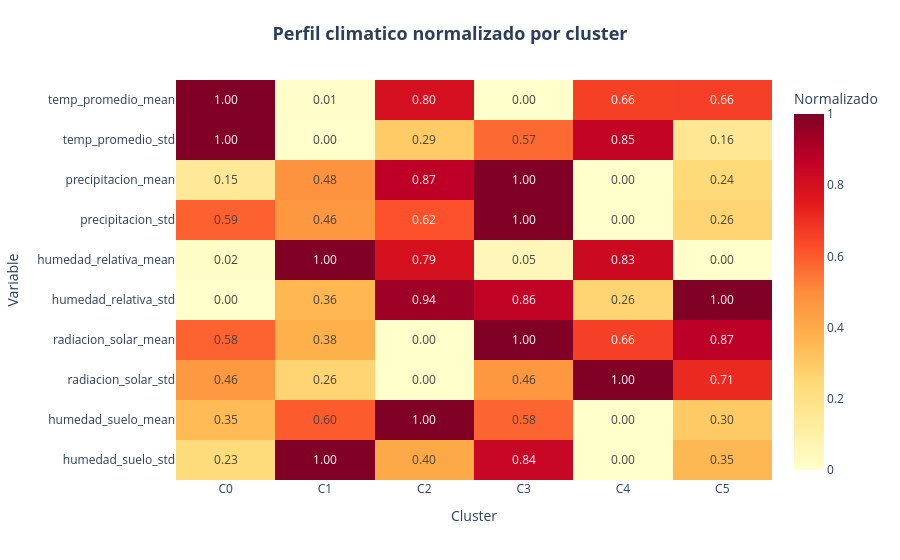

Notebook code for this chart:
### Markdown cell above
### A.3 Gráficos complementarios (clima y producción por cluster)

### Code cell
# ====================================================================
# Heatmap de centroides climaticos por cluster
# ====================================================================
cent_zona = zonas.groupby("cluster")[FEATURES_ZONA].mean()
cent_zona_norm = (cent_zona - cent_zona.min()) / (cent_zona.max() - cent_zona.min() + 1e-9)

fig_heat_zona = px.imshow(
    cent_zona_norm.T, text_auto=".2f", color_continuous_scale="YlOrRd", aspect="auto",
    labels=dict(x="Cluster", y="Variable", color="Normalizado"),
    x=[f"C{i}" for i in cent_zona.index], y=cent_zona_norm.columns,
)
fig_heat_zona.update_layout(title=titulo_centrado("Perfil climatico normalizado por cluster"),
                             template="plotly_white", margin=dict(t=80))
fig_heat_zona.write_image(str(RUTA_FIG / "06a_heatmap_zonas.png"), scale=2)
fig_heat_zona.show()

for c in sorted(zonas["cluster"].unique()):
    sub = zonas[zonas["cluster"] == c]
    print(f"\nCluster {c} ({len(sub)} zonas): {', '.join(sub['etiqueta'])}")
    print(f"  Pisos: {', '.join(sorted(sub['piso_ecologico'].unique()))}")
    print(f"  Temp media: {sub['temp_promedio_mean'].mean():.1f}C | "
          f"Precip: {sub['precipitacion_mean'].mean():.2f} | "
          f"Hum. suelo: {sub['humedad_suelo_mean'].mean():.2f}")

### Figure 1 — Plotly figure (JSON) as saved in the notebook; plotly's stock layout.template omitted (floating-point values rounded to 4 significant figures)
{"data": [{"coloraxis": "coloraxis", "hovertemplate": "Cluster: %{x}<br>Variable: %{y}<br>Normalizado: %{z}<extra></extra>", "name": "0", "texttemplate": "%{z:.2f}", "type": "heatmap", "x": ["C0", "C1", "C2", "C3", "C4", "C5"], "xaxis": "x", "y": ["temp_promedio_mean", "temp_promedio_std", "precipitacion_mean", "precipitacion_std", "humedad_relativa_mean", "humedad_relativa_std", "radiacion_solar_mean", "radiacion_solar_std", "humedad_suelo_mean", "humedad_suelo_std"], "yaxis": "y", "z": [[1.0, 0.006743, 0.7966, 0.0, 0.6598, 0.6633], [1.0, 0.0, 0.2936, 0.571, 0.8538, 0.1623], [0.149, 0.479, 0.8732, 1.0, 0.0, 0.2408], [0.5877, 0.4619, 0.6196, 1.0, 0.0, 0.2614], [0.01722, 1.0, 0.7934, 0.05216, 0.8286, 0.0], [0.0, 0.359, 0.939, 0.8629, 0.2621, 1.0], [0.5842, 0.3828, 0.0, 1.0, 0.661, 0.8742], [0.4576, 0.2633, 0.0, 0.4644, 1.0, 0.714], [0.3455, 0.5994, 1.0, 0.579, 0.0, 0.2982], [0.2309, 1.0, 0.4044, 0.8421, 0.0, 0.3549]]}], "layout": {"coloraxis": {"colorbar": {"title": {"text": "Normalizado"}}, "colorscale": [[0.0, "rgb(255,255,204)"], [0.125, "rgb(255,237,160)"], [0.25, "rgb(254,217,118)"], [0.375, "rgb(254,178,76)"], [0.5, "rgb(253,141,60)"], [0.625, "rgb(252,78,42)"], [0.75, "rgb(227,26,28)"], [0.875, "rgb(189,0,38)"], [1.0, "rgb(128,0,38)"]]}, "margin": {"t": 80}, "title": {"font": {"size": 18}, "text": "<b>Perfil climatico normalizado por cluster</b>", "x": 0.5, "xanchor": "center"}, "xaxis": {"anchor": "y", "domain": [0.0, 1.0], "title": {"text": "Cluster"}}, "yaxis": {"anchor": "x", "autorange": "reversed", "domain": [0.0, 1.0], "title": {"text": "Variable"}}}}
